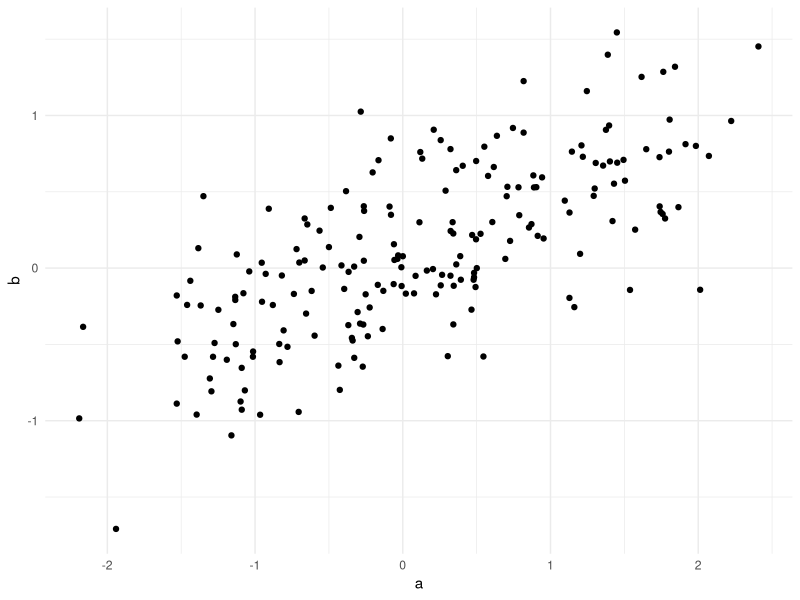
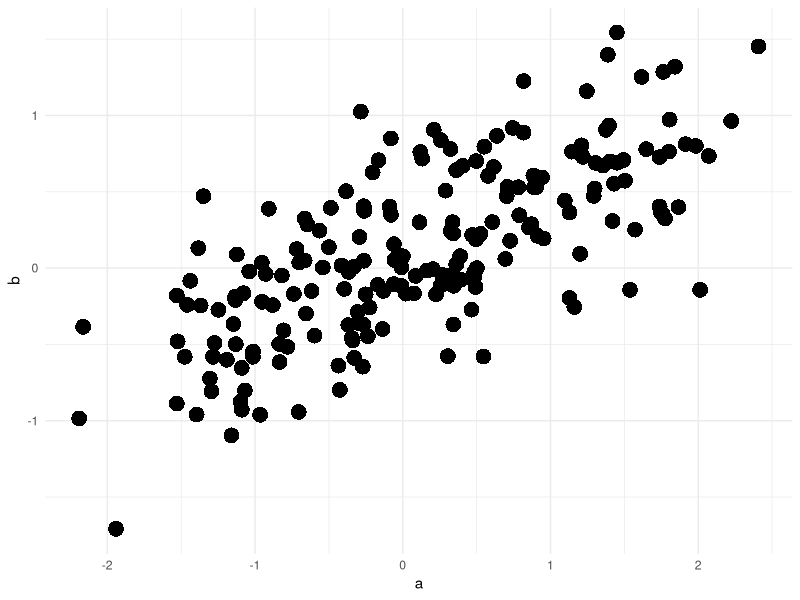
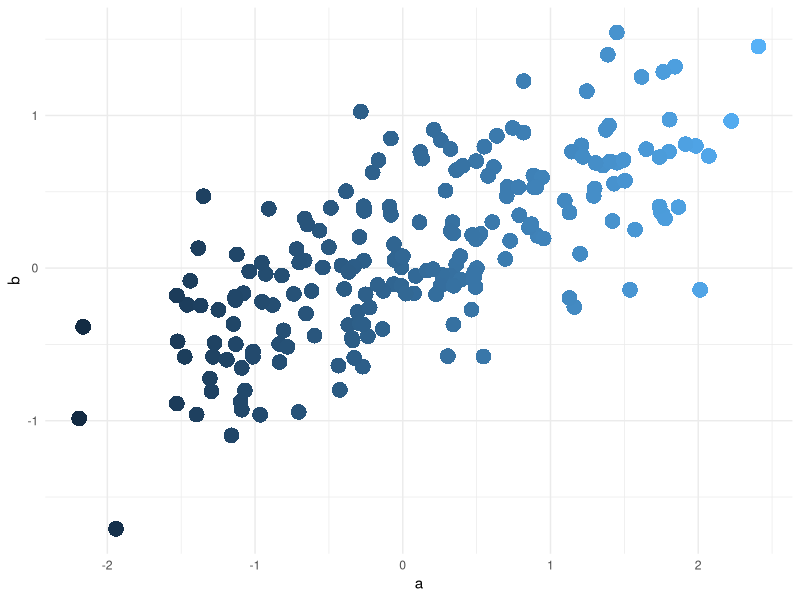
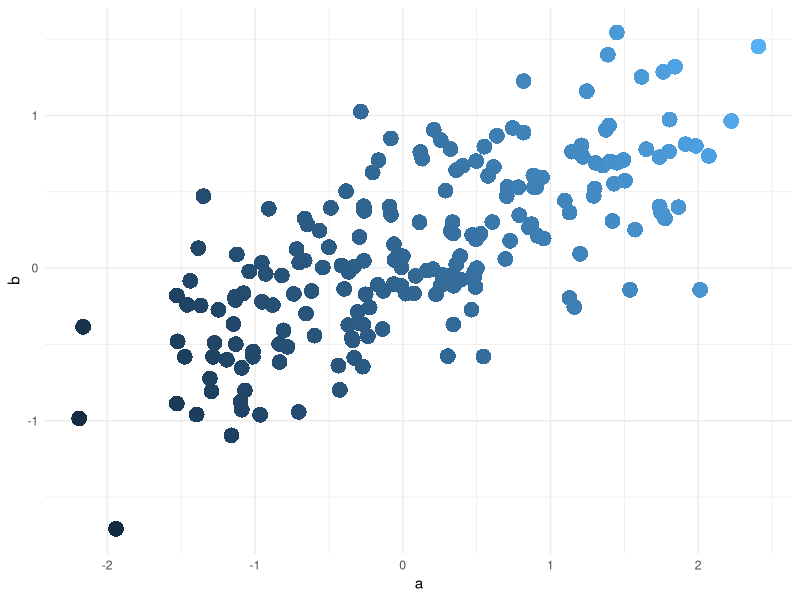
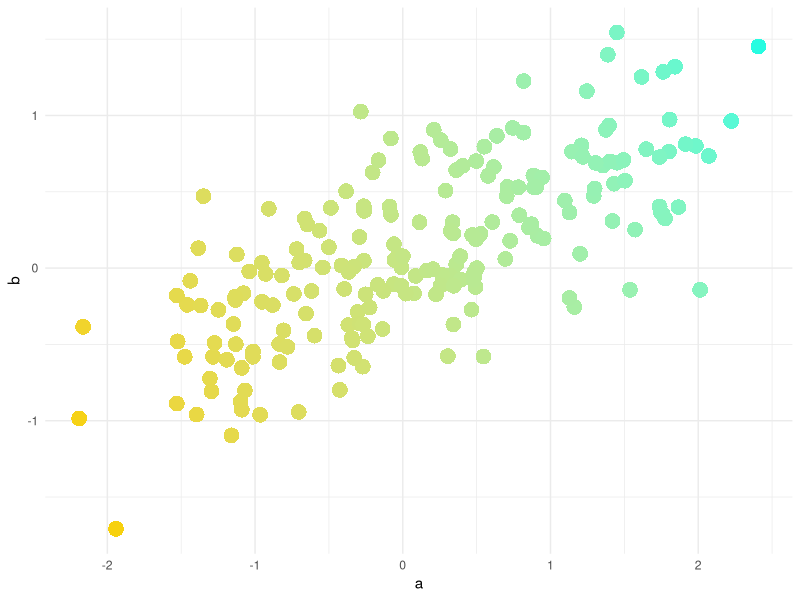
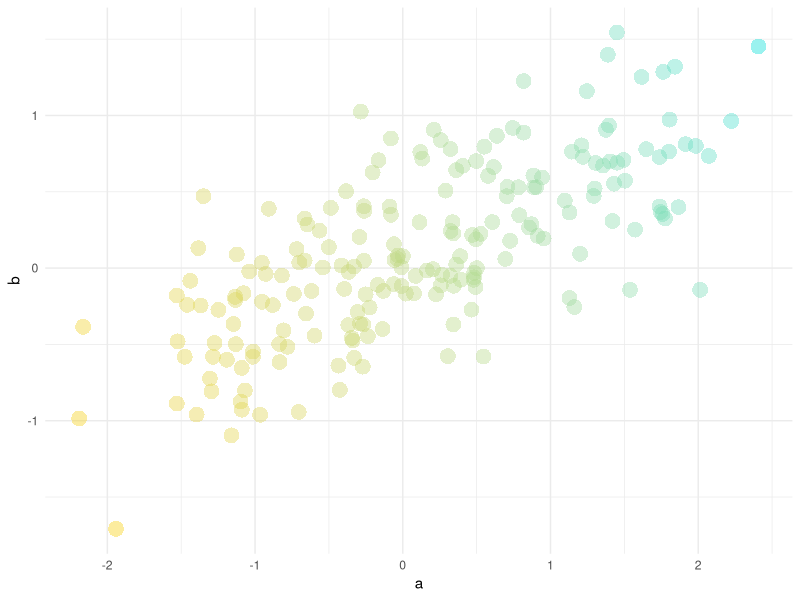
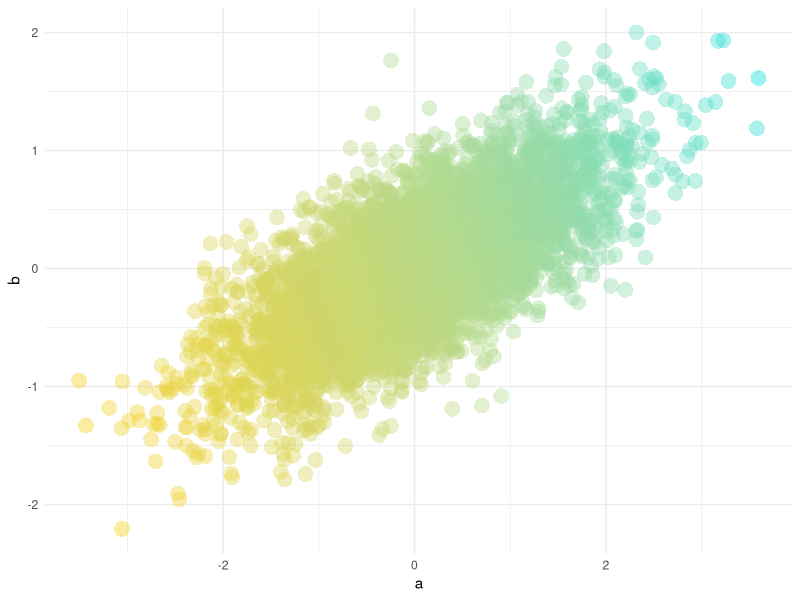
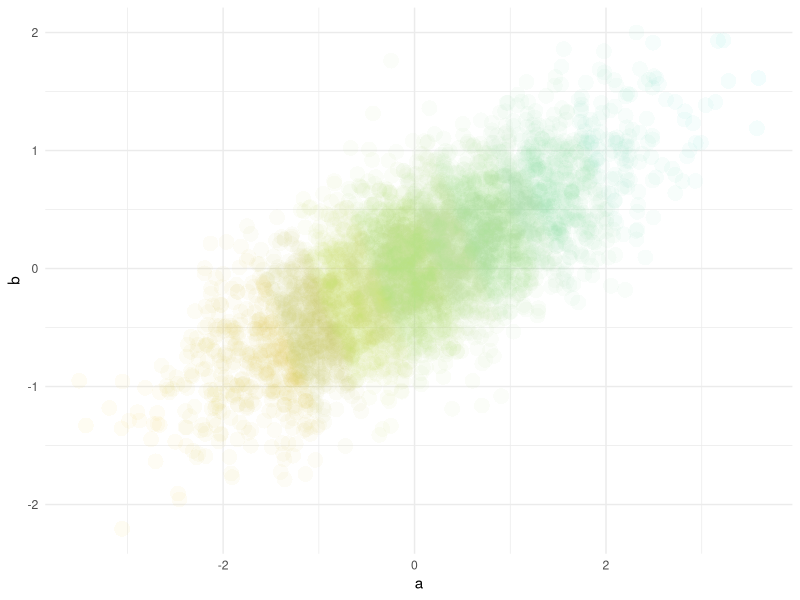

These charts were generated, in order, by the following R code:
## ---- chunk 1
# =============================================================

# Pretty scatter plots with ggplot2
# https://www.r-bloggers.com/pretty-scatter-plots-with-ggplot2/

# =============================================================


set.seed(170513)
n <- 200
d <- data.frame(a = rnorm(n))
d$b <- .4*(d$a + rnorm(n))

head(d)
tail(d)


# Basic scatter plot
library(ggplot2)

ggplot(d, aes(a,b)) +
  geom_point() +
  theme_minimal()

##  Shape and size
ggplot(d, aes(a, b)) +
  geom_point(shape = 16, size = 5) +
  theme_minimal()

##  Color
ggplot(d, aes(a,b, color = a)) +
  geom_point(shape = 16, size = 5, show.legend = FALSE) +
  theme_minimal()

d$pc <- predict(prcomp(~a+b, d))[,1]

ggplot(d, aes(a, b, color = pc)) +
  geom_point(shape = 16, size = 5, show.legend = FALSE) +
  theme_minimal()

ggplot(d, aes(a, b, color = pc)) +
  geom_point(shape = 16, size = 5, show.legend = FALSE) +
  theme_minimal()+
  scale_color_gradient(low = "#F7D10E", high = "#27fce1")

##  Transparency
ggplot(d, aes(a, b, color = pc)) +
  geom_point(shape = 16, size = 5, show.legend = FALSE, alpha = .4) +
  theme_minimal()+
  scale_color_gradient(low = "#F7D10E", high = "#03dfd8")


###   This is fine most of the time. However, what if you have many points? Let’s try with 5,000 points:
####    Simulate data
set.seed(170513)
n <- 5000
d <- data.frame(a = rnorm(n))
d$b <- .4 * (d$a + rnorm(n))

head(d)
tail(d)

####    Compute first principal component
d$pc <- predict(prcomp(~a+b, d))[,1]

####    Plot
ggplot(d, aes(a, b, color = pc)) +
  geom_point(shape = 16, size = 5, show.legend = FALSE, alpha = .4) +
  theme_minimal() +
  scale_color_gradient(low = "#F7D10E", high = "#03dfd8")

####    We’ve got another big mush. What if we take alpha down really low to .05?
ggplot(d, aes(a, b, color = pc)) +
  geom_point(shape = 16, size = 5, show.legend = FALSE, alpha = .05) +
  theme_minimal() +
  scale_color_gradient(low = "#F7D10E", high = "#03dfd8")

####    Add bivariate density for each point
d$density <- fields::interp.surface(
  MASS::kde2d(d$a, d$b), d[,c("a", "b")])
####    Now plot with alpha mapped to 1/density:
ggplot(d, aes(a, b, color = pc, alpha = 1/density)) +
  geom_point(shape = 16, size = 5, show.legend = FALSE) +
  theme_minimal() +
  scale_color_gradient(low = "#F7D10E", high = "#03dfd8")

ggplot(d, aes(a, b, color = pc, alpha = 1/density)) +
  geom_point(shape = 16, size = 5, show.legend = FALSE) +
  theme_minimal() +
  scale_color_gradient(low = "#F7D10E", high = "#03dfd8") +
  scale_alpha(range = c(.05, .25))

##  Bringing it together
# Simulate data
set.seed(170513)
n <- 2000
d <- data.frame(a = rnorm(n))
d$b <- -(d$a + rnorm(n, sd = 2))

# Add first principal component
d$pc <- predict(prcomp(~a+b, d))[,1]

# Add density for each point
d$density <- fields::interp.surface(
  MASS::kde2d(d$a, d$b), d[,c("a", "b")])

# Plot
ggplot(d, aes(a, b, color = pc, alpha = 1/density)) +
  geom_point(shape = 16, size = 5, show.legend = FALSE) +
  theme_minimal() +
  scale_color_gradient(low = "#32aeff", high = "#f2aeff") +
  scale_alpha(range = c(.25, .6))
